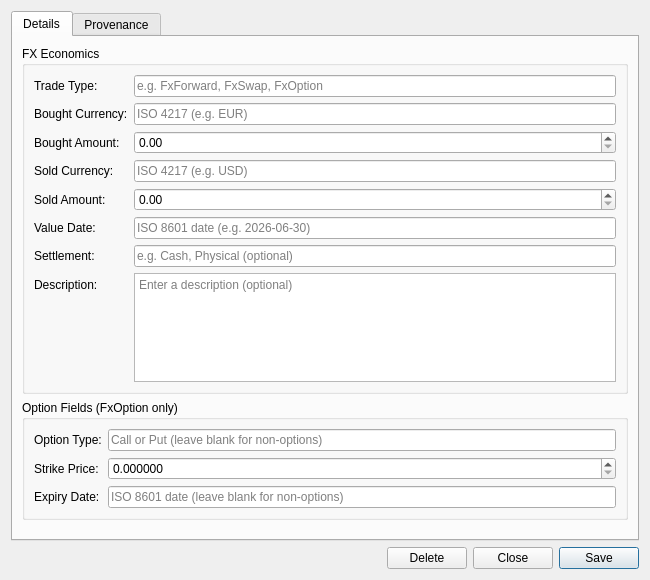
<?xml version="1.0" encoding="UTF-8"?>
<ui version="4.0">
 <class>FxInstrumentDetailDialog</class>
 <widget class="QWidget" name="FxInstrumentDetailDialog">
  <property name="geometry">
   <rect>
    <x>0</x>
    <y>0</y>
    <width>650</width>
    <height>580</height>
   </rect>
  </property>
  <property name="minimumSize">
   <size>
    <width>650</width>
    <height>580</height>
   </size>
  </property>
  <property name="windowTitle">
   <string>FX Instrument Details</string>
  </property>
  <layout class="QVBoxLayout" name="verticalLayout">
   <item>
    <widget class="QTabWidget" name="tabWidget">
     <property name="currentIndex"><number>0</number></property>
     <widget class="QWidget" name="detailsTab">
      <attribute name="title"><string>Details</string></attribute>
      <layout class="QVBoxLayout" name="detailsLayout">
       <item>
        <widget class="QGroupBox" name="fxInfoGroup">
         <property name="title">
          <string>FX Economics</string>
         </property>
         <layout class="QFormLayout" name="formLayout">
          <item row="0" column="0">
           <widget class="QLabel" name="labelTradeTypeCode">
            <property name="text"><string>Trade Type:</string></property>
           </widget>
          </item>
          <item row="0" column="1">
           <widget class="QLineEdit" name="tradeTypeCodeEdit">
            <property name="placeholderText">
             <string>e.g. FxForward, FxSwap, FxOption</string>
            </property>
           </widget>
          </item>
          <item row="1" column="0">
           <widget class="QLabel" name="labelBoughtCurrency">
            <property name="text"><string>Bought Currency:</string></property>
           </widget>
          </item>
          <item row="1" column="1">
           <widget class="QLineEdit" name="boughtCurrencyEdit">
            <property name="placeholderText">
             <string>ISO 4217 (e.g. EUR)</string>
            </property>
           </widget>
          </item>
          <item row="2" column="0">
           <widget class="QLabel" name="labelBoughtAmount">
            <property name="text"><string>Bought Amount:</string></property>
           </widget>
          </item>
          <item row="2" column="1">
           <widget class="QDoubleSpinBox" name="boughtAmountSpinBox">
            <property name="decimals"><number>2</number></property>
            <property name="minimum"><double>0.000000000000000</double></property>
            <property name="maximum"><double>999999999999.000000000000000</double></property>
            <property name="singleStep"><double>1000.000000000000000</double></property>
           </widget>
          </item>
          <item row="3" column="0">
           <widget class="QLabel" name="labelSoldCurrency">
            <property name="text"><string>Sold Currency:</string></property>
           </widget>
          </item>
          <item row="3" column="1">
           <widget class="QLineEdit" name="soldCurrencyEdit">
            <property name="placeholderText">
             <string>ISO 4217 (e.g. USD)</string>
            </property>
           </widget>
          </item>
          <item row="4" column="0">
           <widget class="QLabel" name="labelSoldAmount">
            <property name="text"><string>Sold Amount:</string></property>
           </widget>
          </item>
          <item row="4" column="1">
           <widget class="QDoubleSpinBox" name="soldAmountSpinBox">
            <property name="decimals"><number>2</number></property>
            <property name="minimum"><double>0.000000000000000</double></property>
            <property name="maximum"><double>999999999999.000000000000000</double></property>
            <property name="singleStep"><double>1000.000000000000000</double></property>
           </widget>
          </item>
          <item row="5" column="0">
           <widget class="QLabel" name="labelValueDate">
            <property name="text"><string>Value Date:</string></property>
           </widget>
          </item>
          <item row="5" column="1">
           <widget class="QLineEdit" name="valueDateEdit">
            <property name="placeholderText">
             <string>ISO 8601 date (e.g. 2026-06-30)</string>
            </property>
           </widget>
          </item>
          <item row="6" column="0">
           <widget class="QLabel" name="labelSettlement">
            <property name="text"><string>Settlement:</string></property>
           </widget>
          </item>
          <item row="6" column="1">
           <widget class="QLineEdit" name="settlementEdit">
            <property name="placeholderText">
             <string>e.g. Cash, Physical (optional)</string>
            </property>
           </widget>
          </item>
          <item row="7" column="0">
           <widget class="QLabel" name="labelDescription">
            <property name="text"><string>Description:</string></property>
           </widget>
          </item>
          <item row="7" column="1">
           <widget class="QPlainTextEdit" name="descriptionEdit">
            <property name="minimumSize">
             <size><width>0</width><height>60</height></size>
            </property>
            <property name="maximumSize">
             <size><width>16777215</width><height>120</height></size>
            </property>
            <property name="placeholderText">
             <string>Enter a description (optional)</string>
            </property>
           </widget>
          </item>
         </layout>
        </widget>
       </item>
       <item>
        <widget class="QGroupBox" name="optionGroup">
         <property name="title">
          <string>Option Fields (FxOption only)</string>
         </property>
         <layout class="QFormLayout" name="optionFormLayout">
          <item row="0" column="0">
           <widget class="QLabel" name="labelOptionType">
            <property name="text"><string>Option Type:</string></property>
           </widget>
          </item>
          <item row="0" column="1">
           <widget class="QLineEdit" name="optionTypeEdit">
            <property name="placeholderText">
             <string>Call or Put (leave blank for non-options)</string>
            </property>
           </widget>
          </item>
          <item row="1" column="0">
           <widget class="QLabel" name="labelStrikePrice">
            <property name="text"><string>Strike Price:</string></property>
           </widget>
          </item>
          <item row="1" column="1">
           <widget class="QDoubleSpinBox" name="strikePriceSpinBox">
            <property name="decimals"><number>6</number></property>
            <property name="minimum"><double>0.000000000000000</double></property>
            <property name="maximum"><double>999999.000000000000000</double></property>
            <property name="singleStep"><double>0.000100000000000</double></property>
           </widget>
          </item>
          <item row="2" column="0">
           <widget class="QLabel" name="labelExpiryDate">
            <property name="text"><string>Expiry Date:</string></property>
           </widget>
          </item>
          <item row="2" column="1">
           <widget class="QLineEdit" name="expiryDateEdit">
            <property name="placeholderText">
             <string>ISO 8601 date (leave blank for non-options)</string>
            </property>
           </widget>
          </item>
         </layout>
        </widget>
       </item>
       <item>
        <spacer name="verticalSpacer">
         <property name="orientation"><enum>Qt::Vertical</enum></property>
         <property name="sizeHint" stdset="0">
          <size><width>20</width><height>20</height></size>
         </property>
        </spacer>
       </item>
      </layout>
     </widget>
     <widget class="QWidget" name="provenanceTab">
      <attribute name="title"><string>Provenance</string></attribute>
      <layout class="QVBoxLayout" name="provenanceTabLayout">
       <item>
        <widget class="ores::qt::ProvenanceWidget" name="provenanceWidget" native="true"/>
       </item>
      </layout>
     </widget>
    </widget>
   </item>
   <item>
    <layout class="QHBoxLayout" name="buttonLayout">
     <item>
      <spacer name="horizontalSpacer">
       <property name="orientation"><enum>Qt::Horizontal</enum></property>
       <property name="sizeHint" stdset="0">
        <size><width>40</width><height>20</height></size>
       </property>
      </spacer>
     </item>
     <item>
      <widget class="QPushButton" name="deleteButton">
       <property name="text"><string>Delete</string></property>
      </widget>
     </item>
     <item>
      <widget class="QPushButton" name="closeButton">
       <property name="text"><string>Close</string></property>
      </widget>
     </item>
     <item>
      <widget class="QPushButton" name="saveButton">
       <property name="text"><string>Save</string></property>
       <property name="default"><bool>true</bool></property>
      </widget>
     </item>
    </layout>
   </item>
  </layout>
 </widget>
 <customwidgets>
  <customwidget>
   <class>ores::qt::ProvenanceWidget</class>
   <extends>QWidget</extends>
   <header>ores.qt/ProvenanceWidget.hpp</header>
  </customwidget>
 </customwidgets>
 <resources/>
 <connections/>
</ui>
